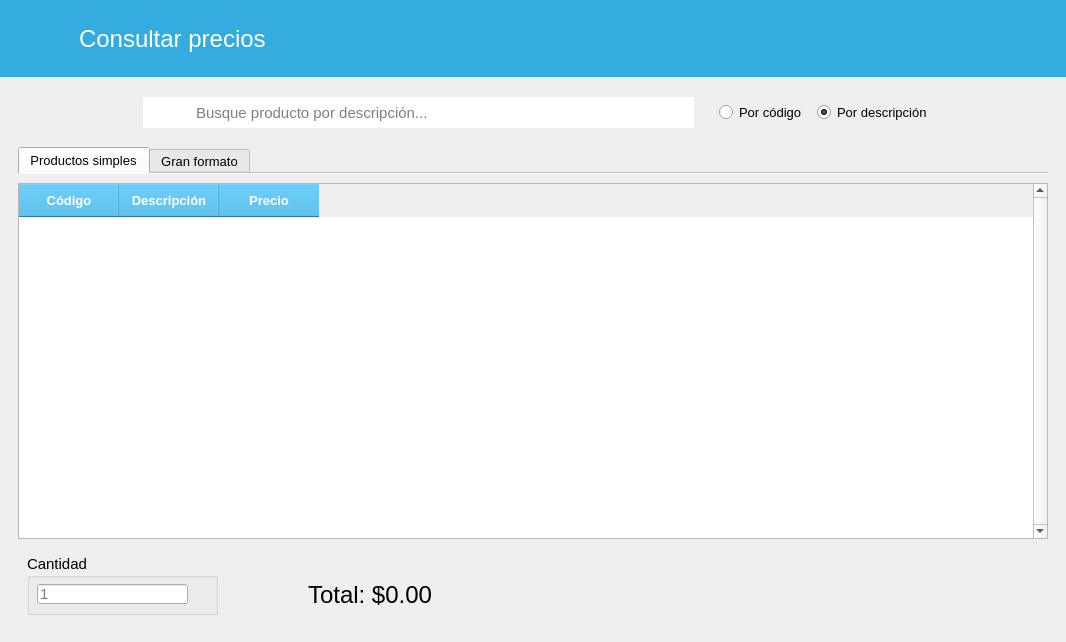
<?xml version="1.0" encoding="UTF-8"?>
<ui version="4.0">
 <class>ConsultarPrecios</class>
 <widget class="QMainWindow" name="ConsultarPrecios">
  <property name="geometry">
   <rect>
    <x>0</x>
    <y>0</y>
    <width>1066</width>
    <height>642</height>
   </rect>
  </property>
  <property name="windowTitle">
   <string>Consultar precios</string>
  </property>
  <property name="windowIcon">
   <iconset resource="../../resources.qrc">
    <normaloff>:/img/icon.ico</normaloff>:/img/icon.ico</iconset>
  </property>
  <widget class="QWidget" name="centralwidget">
   <layout class="QVBoxLayout" name="verticalLayout_5">
    <property name="spacing">
     <number>0</number>
    </property>
    <property name="leftMargin">
     <number>0</number>
    </property>
    <property name="topMargin">
     <number>0</number>
    </property>
    <property name="rightMargin">
     <number>0</number>
    </property>
    <property name="bottomMargin">
     <number>0</number>
    </property>
    <item>
     <widget class="QFrame" name="frame">
      <property name="sizePolicy">
       <sizepolicy hsizetype="Expanding" vsizetype="Preferred">
        <horstretch>0</horstretch>
        <verstretch>0</verstretch>
       </sizepolicy>
      </property>
      <property name="styleSheet">
       <string notr="true">background-color: rgb(52, 172, 224);</string>
      </property>
      <property name="frameShadow">
       <enum>QFrame::Raised</enum>
      </property>
      <layout class="QVBoxLayout" name="verticalLayout_2">
       <property name="spacing">
        <number>0</number>
       </property>
       <property name="leftMargin">
        <number>0</number>
       </property>
       <property name="topMargin">
        <number>0</number>
       </property>
       <property name="rightMargin">
        <number>0</number>
       </property>
       <property name="bottomMargin">
        <number>0</number>
       </property>
       <item>
        <widget class="QFrame" name="frame_4">
         <property name="sizePolicy">
          <sizepolicy hsizetype="Maximum" vsizetype="Preferred">
           <horstretch>0</horstretch>
           <verstretch>0</verstretch>
          </sizepolicy>
         </property>
         <property name="styleSheet">
          <string notr="true">QFrame { border:none; }
background-color: rgb(52, 172, 224);</string>
         </property>
         <property name="frameShadow">
          <enum>QFrame::Raised</enum>
         </property>
         <layout class="QHBoxLayout" name="horizontalLayout">
          <property name="spacing">
           <number>20</number>
          </property>
          <property name="leftMargin">
           <number>18</number>
          </property>
          <property name="topMargin">
           <number>18</number>
          </property>
          <property name="rightMargin">
           <number>18</number>
          </property>
          <property name="bottomMargin">
           <number>18</number>
          </property>
          <item>
           <widget class="QLabel" name="label_5">
            <property name="minimumSize">
             <size>
              <width>41</width>
              <height>41</height>
             </size>
            </property>
            <property name="maximumSize">
             <size>
              <width>41</width>
              <height>41</height>
             </size>
            </property>
            <property name="cursor">
             <cursorShape>PointingHandCursor</cursorShape>
            </property>
            <property name="styleSheet">
             <string notr="true"/>
            </property>
            <property name="pixmap">
             <pixmap resource="../../resources.qrc">:/img/resources/images/package.png</pixmap>
            </property>
            <property name="scaledContents">
             <bool>true</bool>
            </property>
           </widget>
          </item>
          <item>
           <widget class="QLabel" name="label">
            <property name="minimumSize">
             <size>
              <width>201</width>
              <height>41</height>
             </size>
            </property>
            <property name="font">
             <font>
              <pointsize>18</pointsize>
             </font>
            </property>
            <property name="styleSheet">
             <string notr="true">color: rgb(255, 255, 255);</string>
            </property>
            <property name="text">
             <string>Consultar precios</string>
            </property>
           </widget>
          </item>
         </layout>
        </widget>
       </item>
      </layout>
     </widget>
    </item>
    <item alignment="Qt::AlignHCenter">
     <widget class="QFrame" name="frame_5">
      <property name="frameShadow">
       <enum>QFrame::Raised</enum>
      </property>
      <layout class="QHBoxLayout" name="horizontalLayout_2">
       <property name="spacing">
        <number>0</number>
       </property>
       <property name="leftMargin">
        <number>18</number>
       </property>
       <property name="topMargin">
        <number>20</number>
       </property>
       <property name="bottomMargin">
        <number>10</number>
       </property>
       <item>
        <widget class="QLabel" name="label_2">
         <property name="minimumSize">
          <size>
           <width>51</width>
           <height>31</height>
          </size>
         </property>
         <property name="maximumSize">
          <size>
           <width>51</width>
           <height>31</height>
          </size>
         </property>
         <property name="styleSheet">
          <string notr="true">image: url(:/img/resources/images/magnifier.png);
background-color: rgb(255, 255, 255);</string>
         </property>
         <property name="text">
          <string/>
         </property>
        </widget>
       </item>
       <item>
        <widget class="QLineEdit" name="searchBar">
         <property name="minimumSize">
          <size>
           <width>500</width>
           <height>31</height>
          </size>
         </property>
         <property name="maximumSize">
          <size>
           <width>500</width>
           <height>31</height>
          </size>
         </property>
         <property name="font">
          <font>
           <pointsize>11</pointsize>
          </font>
         </property>
         <property name="frame">
          <bool>false</bool>
         </property>
         <property name="placeholderText">
          <string>Busque producto por descripción...</string>
         </property>
        </widget>
       </item>
       <item>
        <spacer name="horizontalSpacer">
         <property name="orientation">
          <enum>Qt::Horizontal</enum>
         </property>
         <property name="sizeHint" stdset="0">
          <size>
           <width>25</width>
           <height>20</height>
          </size>
         </property>
        </spacer>
       </item>
       <item>
        <widget class="QRadioButton" name="btCodigo">
         <property name="font">
          <font>
           <pointsize>10</pointsize>
          </font>
         </property>
         <property name="text">
          <string>Por código</string>
         </property>
         <property name="checked">
          <bool>false</bool>
         </property>
         <attribute name="buttonGroup">
          <string notr="true">groupButtonFiltro</string>
         </attribute>
        </widget>
       </item>
       <item>
        <spacer name="horizontalSpacer_2">
         <property name="orientation">
          <enum>Qt::Horizontal</enum>
         </property>
         <property name="sizeHint" stdset="0">
          <size>
           <width>10</width>
           <height>20</height>
          </size>
         </property>
        </spacer>
       </item>
       <item>
        <widget class="QRadioButton" name="btDescripcion">
         <property name="font">
          <font>
           <pointsize>10</pointsize>
          </font>
         </property>
         <property name="text">
          <string>Por descripción</string>
         </property>
         <property name="checked">
          <bool>true</bool>
         </property>
         <attribute name="buttonGroup">
          <string notr="true">groupButtonFiltro</string>
         </attribute>
        </widget>
       </item>
      </layout>
     </widget>
    </item>
    <item>
     <widget class="QFrame" name="frame_2">
      <property name="sizePolicy">
       <sizepolicy hsizetype="Expanding" vsizetype="Expanding">
        <horstretch>0</horstretch>
        <verstretch>0</verstretch>
       </sizepolicy>
      </property>
      <property name="frameShadow">
       <enum>QFrame::Raised</enum>
      </property>
      <layout class="QVBoxLayout" name="verticalLayout_3">
       <property name="spacing">
        <number>0</number>
       </property>
       <property name="leftMargin">
        <number>18</number>
       </property>
       <property name="rightMargin">
        <number>18</number>
       </property>
       <property name="bottomMargin">
        <number>0</number>
       </property>
       <item>
        <widget class="QTabWidget" name="tabWidget">
         <property name="font">
          <font>
           <pointsize>10</pointsize>
          </font>
         </property>
         <property name="currentIndex">
          <number>0</number>
         </property>
         <property name="documentMode">
          <bool>true</bool>
         </property>
         <widget class="QWidget" name="tab_productos">
          <attribute name="title">
           <string>Productos simples</string>
          </attribute>
          <layout class="QVBoxLayout" name="verticalLayout">
           <property name="leftMargin">
            <number>0</number>
           </property>
           <property name="rightMargin">
            <number>0</number>
           </property>
           <item>
            <widget class="QTableWidget" name="tabla_seleccionar">
             <property name="minimumSize">
              <size>
               <width>0</width>
               <height>301</height>
              </size>
             </property>
             <property name="font">
              <font>
               <family>Segoe UI</family>
               <pointsize>10</pointsize>
              </font>
             </property>
             <property name="styleSheet">
              <string notr="true">QHeaderView::section {
	font: bold 10pt;
	color: rgb(255, 255, 255);
	background-color: rgb(52, 172, 224);

	padding-top: 7px;
	padding-bottom: 7px;
}

QTableView::item{
  padding: 5px;
}

QTableWidget {
	alternate-background-color: rgb(240, 240, 240);
}

QTableView {
    selection-background-color: rgb(85, 85, 255);
    selection-color: rgb(255, 255, 255);
}
QTableView:active {
    selection-background-color: rgb(85, 85, 255);
    selection-color: rgb(255, 255, 255);
}</string>
             </property>
             <property name="verticalScrollBarPolicy">
              <enum>Qt::ScrollBarAlwaysOn</enum>
             </property>
             <property name="editTriggers">
              <set>QAbstractItemView::NoEditTriggers</set>
             </property>
             <property name="alternatingRowColors">
              <bool>true</bool>
             </property>
             <property name="selectionMode">
              <enum>QAbstractItemView::SingleSelection</enum>
             </property>
             <property name="selectionBehavior">
              <enum>QAbstractItemView::SelectRows</enum>
             </property>
             <property name="showGrid">
              <bool>false</bool>
             </property>
             <property name="gridStyle">
              <enum>Qt::SolidLine</enum>
             </property>
             <attribute name="horizontalHeaderMinimumSectionSize">
              <number>80</number>
             </attribute>
             <attribute name="verticalHeaderVisible">
              <bool>false</bool>
             </attribute>
             <column>
              <property name="text">
               <string>Código</string>
              </property>
             </column>
             <column>
              <property name="text">
               <string>Descripción</string>
              </property>
             </column>
             <column>
              <property name="text">
               <string>Precio</string>
              </property>
             </column>
            </widget>
           </item>
           <item alignment="Qt::AlignLeft|Qt::AlignBottom">
            <widget class="QFrame" name="frame_3">
             <property name="sizePolicy">
              <sizepolicy hsizetype="Expanding" vsizetype="Expanding">
               <horstretch>0</horstretch>
               <verstretch>0</verstretch>
              </sizepolicy>
             </property>
             <property name="font">
              <font>
               <pointsize>10</pointsize>
              </font>
             </property>
             <property name="frameShadow">
              <enum>QFrame::Raised</enum>
             </property>
             <layout class="QGridLayout" name="gridLayout">
              <property name="rightMargin">
               <number>0</number>
              </property>
              <property name="bottomMargin">
               <number>18</number>
              </property>
              <property name="horizontalSpacing">
               <number>90</number>
              </property>
              <item row="0" column="1" alignment="Qt::AlignHCenter|Qt::AlignBottom">
               <widget class="QLabel" name="lbTotalSimple">
                <property name="minimumSize">
                 <size>
                  <width>0</width>
                  <height>40</height>
                 </size>
                </property>
                <property name="maximumSize">
                 <size>
                  <width>16777215</width>
                  <height>40</height>
                 </size>
                </property>
                <property name="font">
                 <font>
                  <pointsize>18</pointsize>
                 </font>
                </property>
                <property name="text">
                 <string>Total: $0.00</string>
                </property>
               </widget>
              </item>
              <item row="0" column="0" alignment="Qt::AlignLeft">
               <widget class="QGroupBox" name="groupBox">
                <property name="sizePolicy">
                 <sizepolicy hsizetype="Fixed" vsizetype="Fixed">
                  <horstretch>0</horstretch>
                  <verstretch>0</verstretch>
                 </sizepolicy>
                </property>
                <property name="minimumSize">
                 <size>
                  <width>191</width>
                  <height>61</height>
                 </size>
                </property>
                <property name="font">
                 <font>
                  <pointsize>11</pointsize>
                 </font>
                </property>
                <property name="title">
                 <string>Cantidad</string>
                </property>
                <widget class="QLineEdit" name="txtCantidad">
                 <property name="geometry">
                  <rect>
                   <x>10</x>
                   <y>30</y>
                   <width>151</width>
                   <height>20</height>
                  </rect>
                 </property>
                 <property name="font">
                  <font>
                   <pointsize>11</pointsize>
                  </font>
                 </property>
                 <property name="readOnly">
                  <bool>false</bool>
                 </property>
                 <property name="placeholderText">
                  <string>1</string>
                 </property>
                </widget>
               </widget>
              </item>
             </layout>
            </widget>
           </item>
          </layout>
         </widget>
         <widget class="QWidget" name="tab_granformato">
          <attribute name="title">
           <string>Gran formato</string>
          </attribute>
          <layout class="QVBoxLayout" name="verticalLayout_4">
           <property name="leftMargin">
            <number>0</number>
           </property>
           <property name="rightMargin">
            <number>0</number>
           </property>
           <item>
            <widget class="QTableWidget" name="tabla_granformato">
             <property name="minimumSize">
              <size>
               <width>0</width>
               <height>301</height>
              </size>
             </property>
             <property name="font">
              <font>
               <family>Segoe UI</family>
               <pointsize>10</pointsize>
              </font>
             </property>
             <property name="styleSheet">
              <string notr="true">QHeaderView::section {
	font: bold 10pt;
	color: rgb(255, 255, 255);
	background-color: rgb(52, 172, 224);

	padding-top: 7px;
	padding-bottom: 7px;
}

QTableView::item{
  padding: 5px;
}

QTableWidget {
	alternate-background-color: rgb(240, 240, 240);
}

QTableView {
    selection-background-color: rgb(85, 85, 255);
    selection-color: rgb(255, 255, 255);
}
QTableView:active {
    selection-background-color: rgb(85, 85, 255);
    selection-color: rgb(255, 255, 255);
}</string>
             </property>
             <property name="verticalScrollBarPolicy">
              <enum>Qt::ScrollBarAlwaysOn</enum>
             </property>
             <property name="editTriggers">
              <set>QAbstractItemView::NoEditTriggers</set>
             </property>
             <property name="alternatingRowColors">
              <bool>true</bool>
             </property>
             <property name="selectionMode">
              <enum>QAbstractItemView::SingleSelection</enum>
             </property>
             <property name="selectionBehavior">
              <enum>QAbstractItemView::SelectRows</enum>
             </property>
             <property name="showGrid">
              <bool>false</bool>
             </property>
             <property name="gridStyle">
              <enum>Qt::SolidLine</enum>
             </property>
             <attribute name="horizontalHeaderMinimumSectionSize">
              <number>80</number>
             </attribute>
             <attribute name="verticalHeaderVisible">
              <bool>false</bool>
             </attribute>
             <column>
              <property name="text">
               <string>Código</string>
              </property>
             </column>
             <column>
              <property name="text">
               <string>Descripción</string>
              </property>
             </column>
             <column>
              <property name="text">
               <string>Mínimo m²</string>
              </property>
             </column>
             <column>
              <property name="text">
               <string>Precio (m²)</string>
              </property>
             </column>
            </widget>
           </item>
           <item alignment="Qt::AlignLeft|Qt::AlignBottom">
            <widget class="QFrame" name="frame_6">
             <property name="sizePolicy">
              <sizepolicy hsizetype="Expanding" vsizetype="Expanding">
               <horstretch>0</horstretch>
               <verstretch>0</verstretch>
              </sizepolicy>
             </property>
             <property name="font">
              <font>
               <pointsize>10</pointsize>
              </font>
             </property>
             <property name="frameShadow">
              <enum>QFrame::Raised</enum>
             </property>
             <layout class="QGridLayout" name="gridLayout_2">
              <property name="rightMargin">
               <number>0</number>
              </property>
              <property name="bottomMargin">
               <number>5</number>
              </property>
              <property name="horizontalSpacing">
               <number>90</number>
              </property>
              <item row="0" column="0">
               <widget class="QGroupBox" name="groupBox_4">
                <property name="sizePolicy">
                 <sizepolicy hsizetype="Fixed" vsizetype="Fixed">
                  <horstretch>0</horstretch>
                  <verstretch>0</verstretch>
                 </sizepolicy>
                </property>
                <property name="minimumSize">
                 <size>
                  <width>245</width>
                  <height>89</height>
                 </size>
                </property>
                <property name="font">
                 <font>
                  <pointsize>11</pointsize>
                 </font>
                </property>
                <property name="title">
                 <string>Medidas</string>
                </property>
                <layout class="QGridLayout" name="gridLayout_3">
                 <item row="0" column="0">
                  <widget class="QLabel" name="label_3">
                   <property name="font">
                    <font>
                     <pointsize>11</pointsize>
                    </font>
                   </property>
                   <property name="text">
                    <string>Ancho:</string>
                   </property>
                  </widget>
                 </item>
                 <item row="0" column="1">
                  <widget class="QLineEdit" name="txtAncho">
                   <property name="font">
                    <font>
                     <pointsize>11</pointsize>
                    </font>
                   </property>
                  </widget>
                 </item>
                 <item row="0" column="2">
                  <widget class="QRadioButton" name="btAnchoCm">
                   <property name="font">
                    <font>
                     <pointsize>11</pointsize>
                    </font>
                   </property>
                   <property name="text">
                    <string>cm</string>
                   </property>
                   <property name="checked">
                    <bool>false</bool>
                   </property>
                   <property name="autoExclusive">
                    <bool>true</bool>
                   </property>
                   <attribute name="buttonGroup">
                    <string notr="true">groupButtonAncho</string>
                   </attribute>
                  </widget>
                 </item>
                 <item row="0" column="3">
                  <widget class="QRadioButton" name="btAnchoM">
                   <property name="font">
                    <font>
                     <pointsize>11</pointsize>
                    </font>
                   </property>
                   <property name="text">
                    <string>m</string>
                   </property>
                   <property name="checked">
                    <bool>true</bool>
                   </property>
                   <property name="autoExclusive">
                    <bool>true</bool>
                   </property>
                   <attribute name="buttonGroup">
                    <string notr="true">groupButtonAncho</string>
                   </attribute>
                  </widget>
                 </item>
                 <item row="1" column="0">
                  <widget class="QLabel" name="label_4">
                   <property name="font">
                    <font>
                     <pointsize>11</pointsize>
                    </font>
                   </property>
                   <property name="text">
                    <string>Alto:</string>
                   </property>
                  </widget>
                 </item>
                 <item row="1" column="1">
                  <widget class="QLineEdit" name="txtAlto">
                   <property name="font">
                    <font>
                     <pointsize>11</pointsize>
                    </font>
                   </property>
                  </widget>
                 </item>
                 <item row="1" column="2">
                  <widget class="QRadioButton" name="btAltoCm">
                   <property name="font">
                    <font>
                     <pointsize>11</pointsize>
                    </font>
                   </property>
                   <property name="text">
                    <string>cm</string>
                   </property>
                   <property name="checked">
                    <bool>false</bool>
                   </property>
                   <property name="autoExclusive">
                    <bool>true</bool>
                   </property>
                   <attribute name="buttonGroup">
                    <string notr="true">groupButtonAlto</string>
                   </attribute>
                  </widget>
                 </item>
                 <item row="1" column="3">
                  <widget class="QRadioButton" name="btAltoM">
                   <property name="font">
                    <font>
                     <pointsize>11</pointsize>
                    </font>
                   </property>
                   <property name="text">
                    <string>m</string>
                   </property>
                   <property name="checked">
                    <bool>true</bool>
                   </property>
                   <property name="autoExclusive">
                    <bool>true</bool>
                   </property>
                   <attribute name="buttonGroup">
                    <string notr="true">groupButtonAlto</string>
                   </attribute>
                  </widget>
                 </item>
                </layout>
               </widget>
              </item>
              <item row="0" column="1">
               <widget class="QLabel" name="lbTotalGranFormato">
                <property name="minimumSize">
                 <size>
                  <width>0</width>
                  <height>40</height>
                 </size>
                </property>
                <property name="maximumSize">
                 <size>
                  <width>16777215</width>
                  <height>40</height>
                 </size>
                </property>
                <property name="font">
                 <font>
                  <pointsize>18</pointsize>
                 </font>
                </property>
                <property name="text">
                 <string>Total: $0.00</string>
                </property>
               </widget>
              </item>
             </layout>
            </widget>
           </item>
          </layout>
         </widget>
        </widget>
       </item>
      </layout>
     </widget>
    </item>
   </layout>
  </widget>
 </widget>
 <resources>
  <include location="../../resources.qrc"/>
 </resources>
 <connections/>
 <buttongroups>
  <buttongroup name="groupButtonFiltro"/>
  <buttongroup name="groupButtonAlto"/>
  <buttongroup name="groupButtonAncho"/>
 </buttongroups>
</ui>
